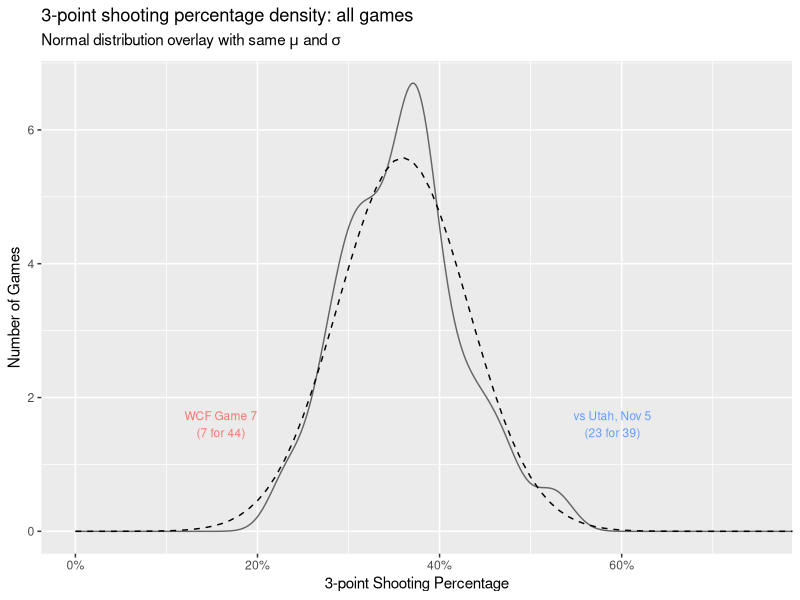
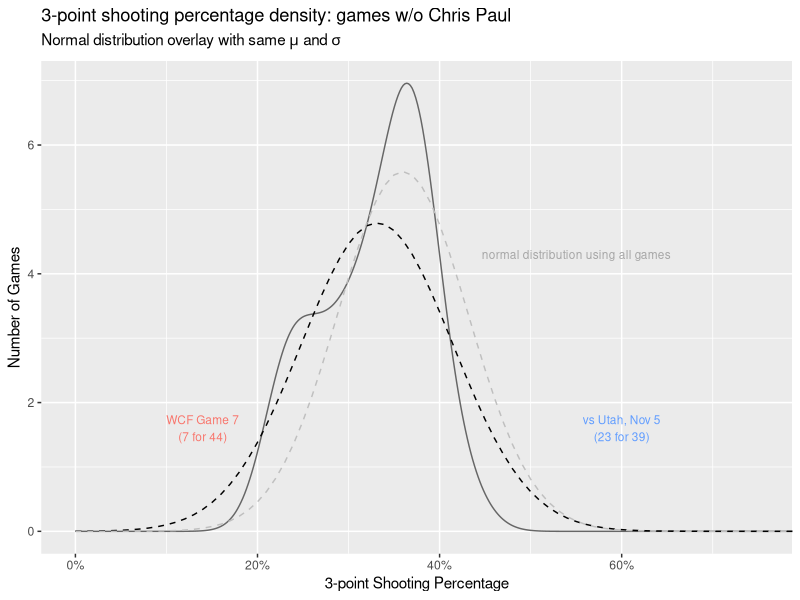

Generate these figures, in order, with R:
## ---- chunk 1
knitr::opts_chunk$set(echo = TRUE)
## ---- chunk 2
### How big an outlier is the Rocket's 7 - 44 3pt performance in Game 7?
### 2018-05-29



# SET ENVIRONMENT ---------------------------------------------------------

library(tidyverse)
library(magrittr)


# LOAD DATA ---------------------------------------------------------------

rockets <- read_csv("./HOU_2017_18.csv")
teams <- read_csv("./2017_reg_season.csv")


# DEFINE FUNCTIONS --------------------------------------------------------

est_beta_params <- function(mu, var) {
  alpha <- ((1 - mu) / var - 1 / mu) * mu ^ 2
  beta <- alpha * (1 / mu - 1)
  return(params = list(alpha = alpha, beta = beta))
}

estimate_beta_dist <- function(x) {
  mu <- mean(x)
  var <- var(x)
  params <- est_beta_params(mu, var)
  return(
    data_frame(x = seq(0, 1, .001), y = dbeta(x, params$alpha, params$beta)) %>%
      mutate(Parameters = paste0("\u03B1 = ", params$alpha, ", \u03B2 = ",
                                 params$beta)) %>%
      mutate(Parameters = factor(Parameters, levels = unique(Parameters)))
  )
}


# COMPUTE ADDITIONAL VARIABLES --------------------------------------------

rockets %<>%
  mutate(
    cr = made_3 / attempt_3
  )
## ---- chunk 3

season_sim_norm <- data_frame(x = seq(0, 1, .01), 
                         y = dnorm(x, mean(rockets$cr), sd(rockets$cr)))

# PLOT PER GAME 3-POINT SHOOTING PERCENTAGE -------------------------------

rockets %>%
  mutate(
    `Color Key` = ifelse(cr < 0.16, "Game 7", 
                 ifelse(cr > 0.58, "vs Utah, Nov 5 (23 for 39)", "Other Games"))
  ) %>%
  ggplot() +
  geom_density(aes(cr, color = `Color Key`)) +
  geom_line(data = season_sim_norm, aes(x, y), linetype = 2) +
  annotate("text", x = .16, y = 1.6, label = "WCF Game 7\n(7 for 44)", color = '#F8766D', size = 3) +
  annotate("text", x = .59, y = 1.6, label = "vs Utah, Nov 5\n(23 for 39)", color = '#619DFF', size = 3) +
  labs(x = "3-point Shooting Percentage", 
       y = "Number of Games",
       title = "3-point shooting percentage density: all games",
       subtitle = expression(paste("Normal distribution overlay with same ", mu, " and ", sigma, sep = ""))) +
  scale_x_continuous(labels = scales::percent) +
  scale_y_continuous(breaks = c(seq(0,10, by = 2))) +
  coord_cartesian(xlim = c(0, 0.75)) +
  scale_color_manual(values = c('#F8766D', "grey40", '#619DFF')) +
  guides(color = FALSE)

## ---- chunk 4

cp <- rockets %>%
  # filter(season == "regular") %>%
  mutate(
    paul = ifelse(paul == "0", "without", "with"),
    outcome = ifelse(outcome == "W", 1, 0)
  ) %>%
  group_by(
    paul
  ) %>%
  summarize(
    win = sum(outcome),
    loss = n() - win,
    wp = win / n(),
    cr = mean(cr)
  )

cpt <- rockets %>%
  mutate(
    paul = ifelse(paul == "0", 0, 1)
  ) %>%
  select(
    paul,
    cr
  ) %$%
  t.test(cr ~ paul)

## ---- chunk 5

rockets_np <- rockets %>%
  filter(paul == "0") 

season_sim_no_paul <- data_frame(x = seq(0, 1, .01), 
                         y = dnorm(x, mean(rockets_np$cr), sd(rockets_np$cr)))

# PLOT PER GAME 3-POINT SHOOTING PERCENTAGE -------------------------------

rockets_np %>%
  mutate(
    `Color Key` = ifelse(cr < 0.16, "Game 7", 
                 ifelse(cr > 0.58, "vs Utah, Nov 5 (23 for 39)", "Other Games"))
  ) %>%
  ggplot() +
  geom_density(aes(cr, color = `Color Key`)) +
  geom_line(data = season_sim_no_paul, aes(x, y), linetype = 2) +
  geom_line(data = season_sim_norm, aes(x, y), linetype = 2, color = "grey75") +
  annotate("text", x = .14, y = 1.6, label = "WCF Game 7\n(7 for 44)", color = '#F8766D', size = 3) +
  annotate("text", x = .6, y = 1.6, label = "vs Utah, Nov 5\n(23 for 39)", color = '#619DFF', size = 3) +
  annotate("text", x = .55, y = 4.3, label = "normal distribution using all games", color = 'grey65', size = 3) +
  labs(x = "3-point Shooting Percentage", 
       y = "Number of Games",
       title = "3-point shooting percentage density: games w/o Chris Paul",
       subtitle = expression(paste("Normal distribution overlay with same ", mu, " and ", sigma, sep = ""))) +
  scale_x_continuous(labels = scales::percent) +
  scale_y_continuous(breaks = c(seq(0,10, by = 2))) +
  coord_cartesian(xlim = c(0, 0.75)) +
  scale_color_manual(values = c('#F8766D', "grey40", '#619DFF')) +
  guides(color = FALSE)

